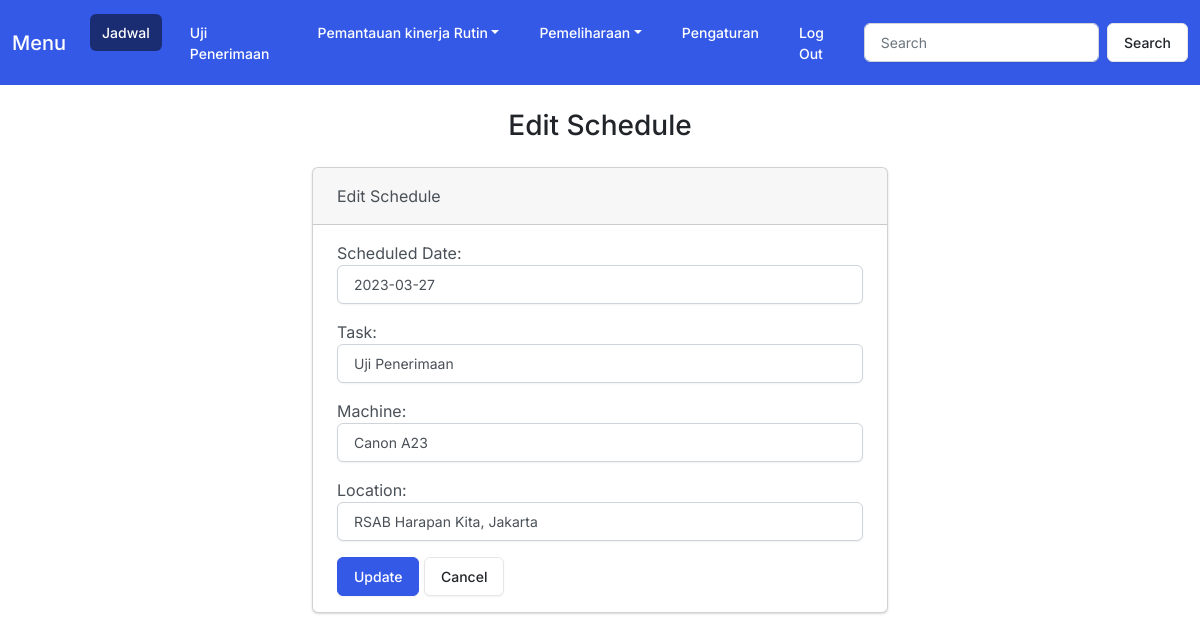
Page /edit/1/ on the committed database.
### myapp/models.py (models this page shows)
class Schedule(models.Model):
    user = models.ForeignKey(User, on_delete=models.CASCADE, null=True)
    task_date = models.DateField(null=True)
    task = models.CharField(max_length=150)
    machine = models.CharField(max_length=150)
    location = models.CharField(max_length=150)

### myapp/views.py (the view)
# urls.py: path('edit/<int:id>/', views.edit, name='edit'),
def edit(request, id):
    if request.method == 'POST':
        schedule = Schedule.objects.get(pk=id)
        form = Scheduleform(request.POST, instance=schedule)
        if form.is_valid():
            form.save()
            return render(request, 'myapp/edit.html', {
                'form': form,
                'success': True
            })
    else:
        schedule = Schedule.objects.get(pk=id)
        form = Scheduleform(instance=schedule)
    return render(request, 'myapp/edit.html', {
        'form': form
    })

### myapp/forms.py
class Scheduleform(forms.ModelForm):
    class Meta:
        model = Schedule
        fields = ['task_date', 'task', 'machine', 'location']
        labels = {
            'task_date': 'Scheduled Date',
            'task': 'Task',
            'machine': 'Machine',
            'location': 'Location',
        }
        widgets = {
            'task_date': forms.DateInput(attrs={'class': 'form-control'}),
            'task': forms.TextInput(attrs={'class': 'form-control'}),
            'machine': forms.TextInput(attrs={'class': 'form-control'}),
            'location': forms.TextInput(attrs={'class': 'form-control'})
        }

### myapp/templates/myapp/edit.html (shortened to what this page needs)
{% extends 'myapp/base.html' %}
{% block body %}
    <h3 class="text-center m-4">Edit Schedule</h3>
    {% if success %}
    <div class="alert alert-success" role="alert">
        The schedule updated sucessfully.
        <a href="{% url 'home' %}" class="alert-link">Go to Schedule.</a>
    </div>
    {% else %}
    <div class="row justify-content-center">
        <div class="col-6">
            <div class="card bg-secondary mb-3">
                <div class="card-header">Edit Schedule</div>
                <div class="card-body">
                    <form action="" method="POST">
                        {{ form.as_p }}
                        <button type="submit" class="btn btn-primary">Update</button>
                        <a href="{% url 'home' %}" class="btn btn-secondary">Cancel</a>
                    </form>
                </div>
            </div>
        </div>
    {% endif %}
{% endblock %}

### rows in the picture
Schedule: task_date "2023-03-27", task "Uji Penerimaan", machine "Canon A23", location "RSAB Harapan Kita, Jakarta"
